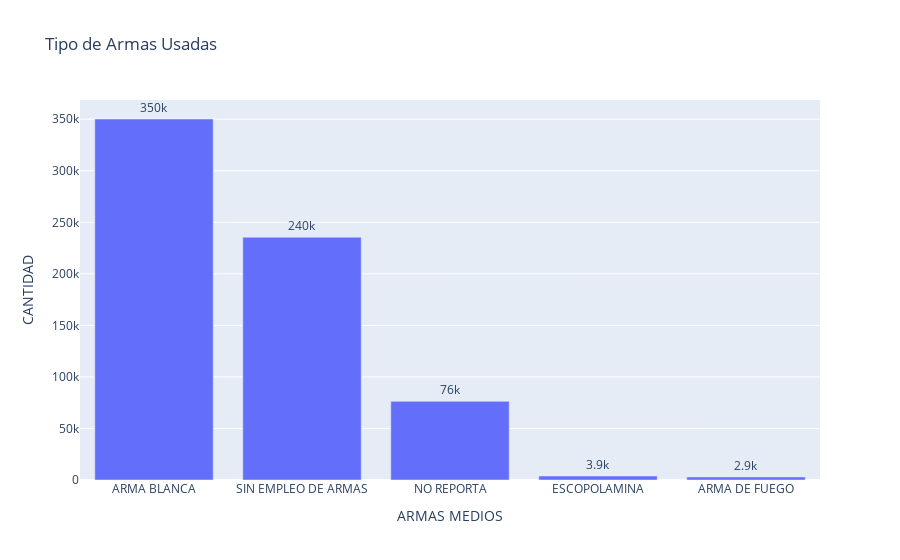

The notebook cell this image was saved under:
### Code cell
import plotly.express as px

print(tipo_de_arma.head())

# Crear un gráfico de barras con Plotly
tipo_de_arma_graph = px.bar(
tipo_de_arma,  # DataFrame que contiene los datos
    x='ARMAS MEDIOS',  # Columna que se usará en el eje X
    y='CANTIDAD',  # Columna que se usará en el eje Y
    text_auto='.2s',  # Mostrar valores automáticos en las barras con formato
    title='Tipo de Armas Usadas'  # Título del gráfico
)

# Actualizar el trazado para personalizar el texto
tipo_de_arma_graph.update_traces(
    textfont_size=12,  # Tamaño de la fuente del texto
    textangle=0,  # Ángulo del texto
    textposition="outside",  # Posición del texto fuera de las barras
    cliponaxis=False  # Permite que el texto sobresalga fuera del eje
)

# Mostrar el gráfico
tipo_de_arma_graph.show()
tipo_de_arma_graph.write_html('graphics/weapon.html') #usado para crear el grafico

### Figure 1 — Plotly figure (JSON) as saved in the notebook; plotly's stock layout.template omitted (floating-point values rounded to 4 significant figures)
{"data": [{"alignmentgroup": "True", "cliponaxis": false, "hovertemplate": "ARMAS MEDIOS=%{x}<br>CANTIDAD=%{y}<extra></extra>", "legendgroup": "", "marker": {"color": "#636efa", "pattern": {"shape": ""}}, "name": "", "offsetgroup": "", "orientation": "v", "showlegend": false, "textangle": 0, "textfont": {"size": 12}, "textposition": "outside", "texttemplate": "%{y:.2s}", "type": "bar", "x": ["ARMA BLANCA", "SIN EMPLEO DE ARMAS", "NO REPORTA", "ESCOPOLAMINA", "ARMA DE FUEGO"], "xaxis": "x", "y": [350212, 235567, 76330, 3863, 2949], "yaxis": "y"}], "layout": {"barmode": "relative", "legend": {"tracegroupgap": 0}, "title": {"text": "Tipo de Armas Usadas"}, "xaxis": {"anchor": "y", "domain": [0, 1], "title": {"text": "ARMAS MEDIOS"}}, "yaxis": {"anchor": "x", "domain": [0, 1], "title": {"text": "CANTIDAD"}}}}
